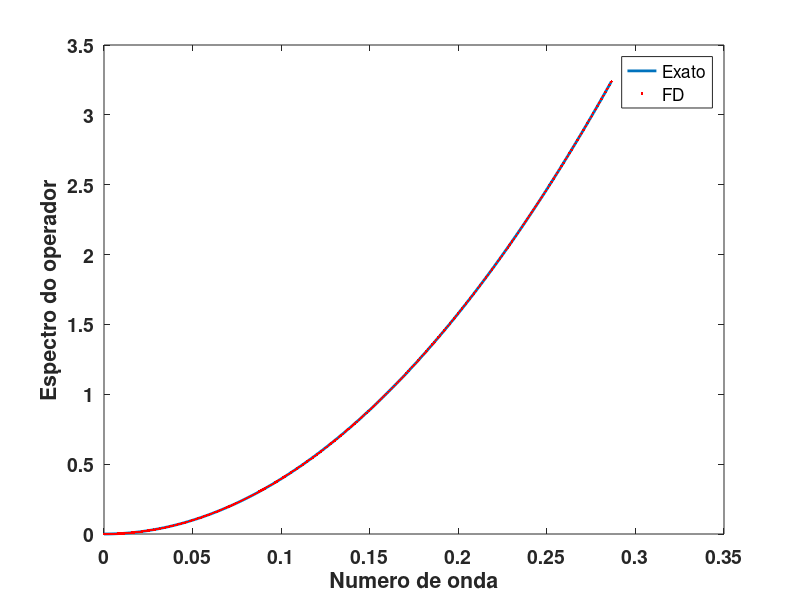
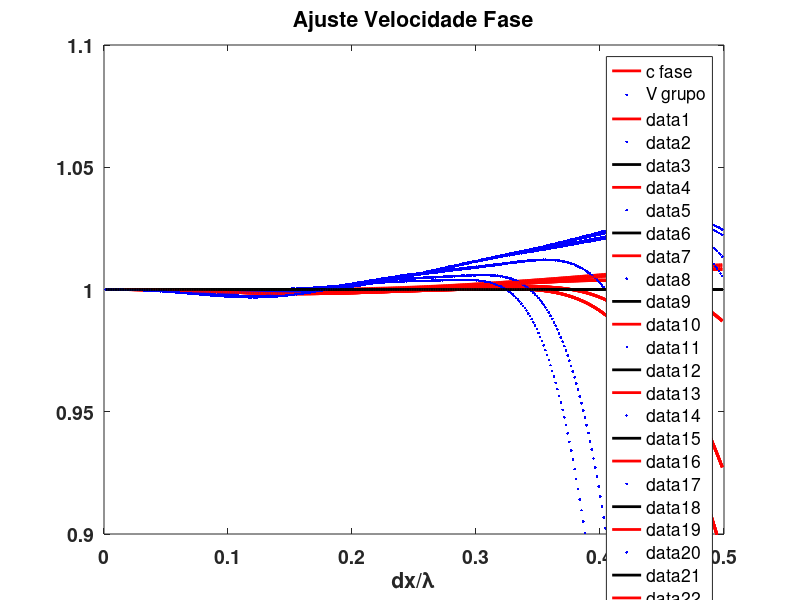
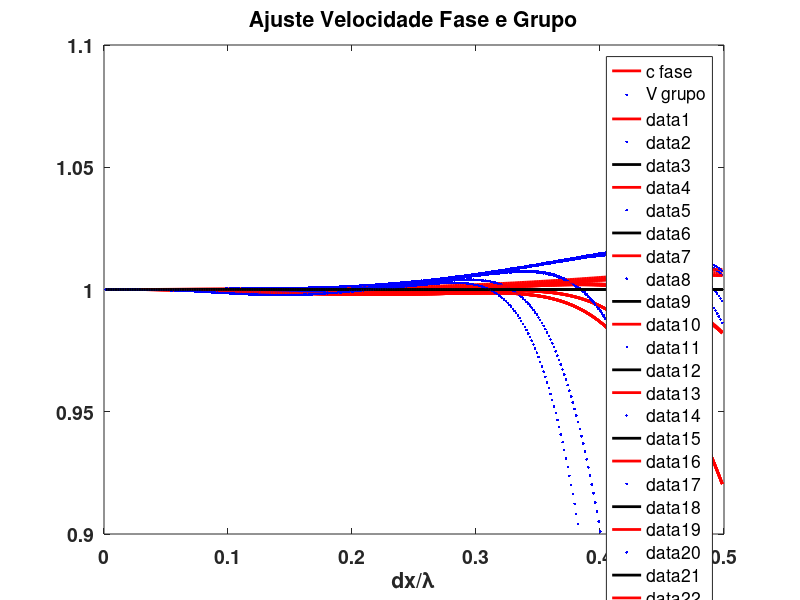
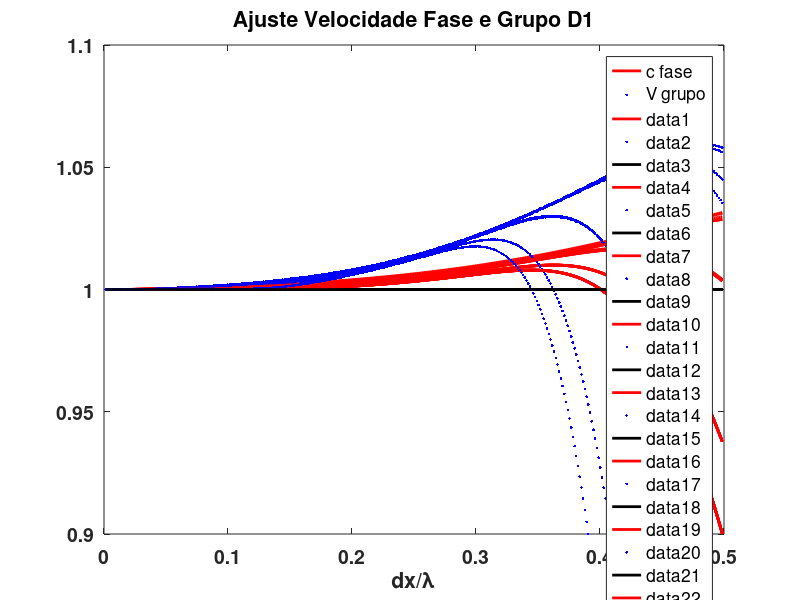

Write MATLAB code to recreate these figures, in order.
%%%%%%%%%%%%%%%%%%%%%%%%%%%%%%%%%%%%%%%%%%%%%%%%%%%%%%%%%%%%%%%%%%%%%%%%%%
%
% CALCULO DO OPERADOR FD:
%
% Dispersion relation for FD
% approximation of acoustic wave equation
%
% MINI-CURSO:
% Semana de Inverno UNICAMP
%
%%%%%%%%%%%%%%%%%%%%%%%%%%%%%%%%%%%%%%%%%%%%%%%%%%%%%%%%%%%%%%%%%%%%%%%%%%%
%
% Fitting the spectrum of the operator
%
global d;
N=7;          % number of independent coefficients
M=256;        % number of samples from spectrum
mu=0.20;
alpha=0.575;

A=zeros(M,N);
b=zeros(M,1);
L=zeros(N+2,N+2);
bp= zeros(N+2,1);
%
% matching spectral properties
%
phi=0.0;
cphi=cos(phi);
sphi=sin(phi);
k=alpha*[0:M-1]'*pi/M;
Wk = sqrt(1.0 + sqrt((k/max(k)).^2));
b=-k.^2;
A(1:M,1) = 1.0;
A(1:M,2:N) = 2.0*cos(k(1:M)*[1:N-1]);
%
L( 1 ,1:N) = A(1:M,1)'*A(1:M,1:N);   L(1,N+2) =-1.0; 
L(2:N,1:N) = A(1:M,2:N)'*A(1:M,1:N); L(2:N,N+1)=-[1:N-1]'.^2; L(2:N,N+2) =-2.0; 
L(N+1,2:N)=[1:N-1].^2; 
L(N+2,1)   = 1.0; L(N+2,2:N)=2.0; 
%
bp(1:N,1)=A'*b;
bp(N+1,1)=1.0;
%
clsk = L \ bp;
%
figure(1),h=plot(k/pi/2,-b,k/pi/2,-A*clsk(1:N),'.r');
set(h,'LineWidth',2);
set(gca,'FontWeight','bold','FontSize',14);
xlabel('Numero de onda');
ylabel('Espectro do operador')
legend('Exato','FD')
%
% Matching fase velocity
%
tht=[0 pi/12 pi/6.0 pi/4.0 pi/2.0];
phi=[0 pi/12 pi/6.0 pi/4.0 pi/2.0];
Ndir=length(tht)*length(phi);
nu1=zeros(1,Ndir);
nu2=zeros(1,Ndir);
nu3=zeros(1,Ndir);
ip=0
for itht=1:length(tht)
for iphi=1:length(phi)
    ip=ip+1;
    nu1(ip)=sin(tht(itht))*cos(phi(iphi));
    nu2(ip)=sin(tht(itht))*sin(phi(iphi));
    nu3(ip)=cos(tht(itht));
    
end
end
MM=Ndir*M;
A=zeros(MM,N);
b=zeros(MM,1);
L=zeros(N+2,N+2);
bp= zeros(N+2,1);
%
% matching spectral properties
%
k=alpha*[0:M-1]'*pi/M;
%b=-k.^2;
M0=-M+1;
M1=0;
for ip=1:Ndir
M0=M0+M;
M1=M1+M;
Wa = Wk;
%Wa = sqrt(1+(k/max(k)).^2);
%Wa = cphi^2;
b(M0:M1)=-2.0*diag(Wa)*(sin(k*mu/2)/mu).^2;
A(M0:M1,1) = 1.5*Wa;
A(M0:M1,2:N) = ...
    diag(Wa)*(cos(nu1(ip)*k(1:M)*[1:N-1])+cos(nu2(ip)*k(1:M)*[1:N-1])+cos(nu3(ip)*k(1:M)*[1:N-1]));
end
%
L( 1 ,1:N) = A(1:MM,1)'*A(1:MM,1:N);   L(1,N+2) =-1.0; 
L(2:N,1:N) = A(1:MM,2:N)'*A(1:MM,1:N); L(2:N,N+1)=-[1:N-1]'.^2; L(2:N,N+2) =-2.0; 
L(N+1,2:N) = [1:N-1].^2; 
L(N+2,1)   = 1.0; L(N+2,2:N)=2.0; 
%
bp(1:N,1)=A'*b;
bp(N+1,1)=1.0;
%
clsc = L \ bp;
%
% Matching phase and group
%
MM=2*Ndir*M;
A=zeros(MM,N);
b=zeros(MM,1);
L=zeros(N+2,N+2);
bp= zeros(N+2,1);
ein=ones(M,1);
%
k=alpha*[0:M-1]'*pi/M;
%b=-k.^2;
M0=-M+1;
M1=0;

for ip=1:Ndir
M0=M0+M;
M1=M1+M;
%Wa = Wk*sqrt(nu3(ip));
Wa = Wk;
b(M0:M1)     =-2.0*diag(Wa)*(sin(k*mu/2)/mu).^2;
A(M0:M1,1)   = 1.5*Wa;
A(M0:M1,2:N) = diag(Wa)*(cos(nu1(ip)*k(1:M)*[1:N-1]) ...
+cos(nu2(ip)*k(1:M)*[1:N-1]) ...
+cos(nu3(ip)*k(1:M)*[1:N-1]));
%
M0=M0+M;
M1=M1+M;
%Wa = 4.0*Wk*sqrt(nu3(ip));
Wa = 16.0*Wk;
b(M0:M1)     = diag(Wa)*(sin(k*mu)/mu);
A(M0:M1,1)   = 0.0;
A(M0:M1,2:N) = diag(Wa)*(nu1(ip)*sin(nu1(ip)*k(1:M)*[1:N-1])+...
                         nu2(ip)*sin(nu2(ip)*k(1:M)*[1:N-1])+...
                         nu3(ip)*sin(nu3(ip)*k(1:M)*[1:N-1])).*(ein*[1:N-1]);
end
%
L( 1 ,1:N) = A(1:MM,1)'*A(1:MM,1:N);   L(1,N+2) =-1.0; 
L(2:N,1:N) = A(1:MM,2:N)'*A(1:MM,1:N); L(2:N,N+1)=-[1:N-1]'.^2; L(2:N,N+2) =-2.0; 
L(N+1,2:N) = [1:N-1].^2; 
L(N+2,1)   = 1.0; L(N+2,2:N)=2.0; 
%
bp(1:N,1)=A'*b;
bp(N+1,1)=1.0;
%
clscv = L \ bp;
%
d = clsc(1:N);

%
% display results
%
Nd=360;
wn=[1:Nd]'*pi/(Nd+1);
kn=[1:Nd]'*pi/(Nd+1);
cfd=0.0*kn;vg=0.0*kn;
ein=ones(Nd,1);


for ip=1:Ndir
%
% phase velocity
%
cfd = (2.0/mu)*asin(sqrt(-0.5*mu*mu*(1.5*d(1)*ein + ...
                    cos(kn*nu1(ip)*[1:N-1])*d(2:N) + ...
                    cos(kn*nu2(ip)*[1:N-1])*d(2:N) + ...
                    cos(kn*nu3(ip)*[1:N-1])*d(2:N)))) ./ kn;
%
% group velocity
%
vg = mu*sqrt((sin(kn*nu1(ip)*[1:N-1])*(d(2:N).*[1:N-1]')).^2 + ...
             (sin(kn*nu2(ip)*[1:N-1])*(d(2:N).*[1:N-1]')).^2 + ...
             (sin(kn*nu3(ip)*[1:N-1])*(d(2:N).*[1:N-1]')).^2) ./ sin(mu*cfd.*kn);
figure(2),h=plot(kn/pi/2,cfd,'r',kn/pi/2,vg,'.b',kn/pi/2,ein,'k');axis([0 0.5 0.90 1.10]);
set(h,'LineWidth',2);

if ip == 1
  set(gca,'FontWeight','bold','FontSize',14);
  xlabel('dx/\lambda');
  legend('c fase','V grupo')
  hold on
end 
end
title('Ajuste Velocidade Fase')
hold off;
%
d = clscv(1:N);
cfd=0.0*kn;vg=0.0*kn;
for ip=1:Ndir
%
% phase velocity
%
cfd = (2.0/mu)*asin(sqrt(-0.5*mu*mu*(1.5*d(1)*ein + ...
                    cos(kn*nu1(ip)*[1:N-1])*d(2:N) + ...
                    cos(kn*nu2(ip)*[1:N-1])*d(2:N) + ...
                    cos(kn*nu3(ip)*[1:N-1])*d(2:N)))) ./ kn;
%
% group velocity
%
vg = mu*sqrt((sin(kn*nu1(ip)*[1:N-1])*(d(2:N).*[1:N-1]')).^2 + ...
             (sin(kn*nu2(ip)*[1:N-1])*(d(2:N).*[1:N-1]')).^2 + ...
             (sin(kn*nu3(ip)*[1:N-1])*(d(2:N).*[1:N-1]')).^2) ./ sin(mu*cfd.*kn);
figure(3),h=plot(kn/pi/2,cfd,'r',kn/pi/2,vg./cfd,'.b',kn/pi/2,ein,'k');axis([0 0.5 0.90 1.10]);
set(h,'LineWidth',2);

if ip == 1
  set(gca,'FontWeight','bold','FontSize',14);
  xlabel('dx/\lambda');
  legend('c fase','V grupo')
  hold on
end 
end
title('Ajuste Velocidade Fase e Grupo')
hold off;

mu=0.30;

for ip=1:Ndir
%
% phase velocity
%
cfd = (2.0/mu)*asin(sqrt(-0.5*mu*mu*(1.5*d(1)*ein + ...
                    cos(kn*nu1(ip)*[1:N-1])*d(2:N) + ...
                    cos(kn*nu2(ip)*[1:N-1])*d(2:N) + ...
                    cos(kn*nu3(ip)*[1:N-1])*d(2:N)))) ./ kn;
%
% group velocity
%
vg = mu*sqrt((sin(kn*nu1(ip)*[1:N-1])*(d(2:N).*[1:N-1]')).^2 + ...
             (sin(kn*nu2(ip)*[1:N-1])*(d(2:N).*[1:N-1]')).^2 + ...
             (sin(kn*nu3(ip)*[1:N-1])*(d(2:N).*[1:N-1]')).^2) ./ sin(mu*cfd.*kn);
figure(4),h=plot(kn/pi/2,cfd,'r',kn/pi/2,vg./cfd,'.b',kn/pi/2,ein,'k');axis([0 0.5 0.90 1.10]);
set(h,'LineWidth',2);

if ip == 1
  set(gca,'FontWeight','bold','FontSize',14);
  xlabel('dx/\lambda');
  legend('c fase','V grupo')
  hold on
end 
end
title('Ajuste Velocidade Fase e Grupo D1')
hold off;

coef=[1.5 3.0*cos([1:N-1]*pi*sqrt(3.0)/3.0)];
disper3d= sqrt(-2.0/dot(coef,clscv(1:N)))

mu/disper3d

d = clsc(1:N);
d1=0*d;
d1(N)=sqrt(abs(d(N)));
d1(N-1)=-0.5*d(N-1)/d1(N);
for j=2:N-1
    aux=0.0;
    for iconv=1:j-1
        aux=aux+d1(N-iconv)*d1(N+iconv-j);
    end
    d1(N-j)=-0.5*(d(N-j)+aux)/d1(N);
end
d1clsc=sqrt(0.5*abs(d(1))/dot(d1,d1))*d1;

d = clscv(1:N);
d1=0*d;
d1(N)=sqrt(abs(d(N)));
d1(N-1)=-0.5*d(N-1)/d1(N);
for j=2:N-1
    aux=0.0;
    for iconv=1:j-1
        aux=aux+d1(N-iconv)*d1(N+iconv-j);
    end
    d1(N-j)=-0.5*(d(N-j)+aux)/d1(N);
end
d1clscv=sqrt(0.5*abs(d(1))/dot(d1,d1))*d1


